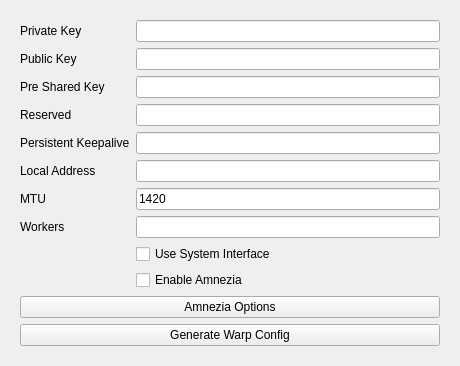
<?xml version="1.0" encoding="UTF-8"?>
<ui version="4.0">
 <class>EditWireguard</class>
 <widget class="QWidget" name="EditWireguard">
  <property name="geometry">
   <rect>
    <x>0</x>
    <y>0</y>
    <width>460</width>
    <height>340</height>
   </rect>
  </property>
  <property name="windowTitle">
   <string notr="true">EditWireguard</string>
  </property>
  <layout class="QHBoxLayout" name="horizontalLayout">
   <item>
    <widget class="QWidget" name="widget" native="true">
     <layout class="QFormLayout" name="formLayout_3">
      <item row="0" column="0">
       <widget class="QLabel" name="private_key_l">
        <property name="text">
         <string>Private Key</string>
        </property>
        <property name="buddy">
         <cstring>private_key</cstring>
        </property>
       </widget>
      </item>
      <item row="0" column="1">
       <widget class="QLineEdit" name="private_key"/>
      </item>
      <item row="1" column="0">
       <widget class="QLabel" name="public_key_l">
        <property name="text">
         <string>Public Key</string>
        </property>
        <property name="buddy">
         <cstring>public_key</cstring>
        </property>
       </widget>
      </item>
      <item row="1" column="1">
       <widget class="QLineEdit" name="public_key"/>
      </item>
      <item row="2" column="0">
       <widget class="QLabel" name="preshared_key_l">
        <property name="text">
         <string>Pre Shared Key</string>
        </property>
        <property name="buddy">
         <cstring>preshared_key</cstring>
        </property>
       </widget>
      </item>
      <item row="2" column="1">
       <widget class="QLineEdit" name="preshared_key"/>
      </item>
      <item row="3" column="0">
       <widget class="QLabel" name="reserved_l">
        <property name="text">
         <string>Reserved</string>
        </property>
        <property name="buddy">
         <cstring>reserved</cstring>
        </property>
       </widget>
      </item>
      <item row="3" column="1">
       <widget class="QLineEdit" name="reserved"/>
      </item>
      <item row="4" column="0">
       <widget class="QLabel" name="label">
        <property name="toolTip">
         <string>&lt;html&gt;&lt;head/&gt;&lt;body&gt;&lt;p&gt;persistent_keepalive_interval in seconds, or an AmneziaWG range such as 22-30&lt;/p&gt;&lt;/body&gt;&lt;/html&gt;</string>
        </property>
        <property name="whatsThis">
         <string>&lt;html&gt;&lt;head/&gt;&lt;body&gt;&lt;p&gt;&lt;br/&gt;&lt;/p&gt;&lt;/body&gt;&lt;/html&gt;</string>
        </property>
        <property name="text">
         <string>Persistent Keepalive</string>
        </property>
        <property name="buddy">
         <cstring>persistent_keepalive</cstring>
        </property>
       </widget>
      </item>
      <item row="4" column="1">
       <widget class="QLineEdit" name="persistent_keepalive"/>
      </item>
      <item row="5" column="0">
       <widget class="QLabel" name="local_addr_l">
        <property name="toolTip">
         <string>&lt;html&gt;&lt;head/&gt;&lt;body&gt;&lt;p&gt;comma seperated list of subnets&lt;/p&gt;&lt;/body&gt;&lt;/html&gt;</string>
        </property>
        <property name="text">
         <string>Local Address</string>
        </property>
        <property name="buddy">
         <cstring>local_addr</cstring>
        </property>
       </widget>
      </item>
      <item row="5" column="1">
       <widget class="QLineEdit" name="local_addr"/>
      </item>
      <item row="6" column="0">
       <widget class="QLabel" name="mtu_l">
        <property name="text">
         <string>MTU</string>
        </property>
        <property name="buddy">
         <cstring>mtu</cstring>
        </property>
       </widget>
      </item>
      <item row="6" column="1">
       <widget class="QLineEdit" name="mtu">
        <property name="text">
         <string>1420</string>
        </property>
       </widget>
      </item>
      <item row="7" column="0">
       <widget class="QLabel" name="workers_l">
        <property name="text">
         <string>Workers</string>
        </property>
        <property name="buddy">
         <cstring>workers</cstring>
        </property>
       </widget>
      </item>
      <item row="7" column="1">
       <widget class="QLineEdit" name="workers"/>
      </item>
      <item row="8" column="1">
       <widget class="QCheckBox" name="sys_ifc">
        <property name="text">
         <string>Use System Interface</string>
        </property>
       </widget>
      </item>
      <item row="9" column="1">
       <widget class="QCheckBox" name="enable_amnezia">
        <property name="text">
         <string>Enable Amnezia</string>
        </property>
       </widget>
      </item>
      <item row="10" column="0" colspan="2">
       <widget class="QPushButton" name="amnezia_options">
        <property name="toolTip">
         <string>Edit the AmneziaWG obfuscation parameters (junk packets, magic headers, signatures).</string>
        </property>
        <property name="text">
         <string>Amnezia Options</string>
        </property>
       </widget>
      </item>
      <item row="11" column="0" colspan="2">
       <widget class="QPushButton" name="warp_autogen">
        <property name="toolTip">
         <string>Generate a Cloudflare WARP account and fill the key, address and endpoint fields above.</string>
        </property>
        <property name="text">
         <string>Generate Warp Config</string>
        </property>
       </widget>
      </item>
     </layout>
    </widget>
   </item>
  </layout>
 </widget>
 <tabstops>
  <tabstop>private_key</tabstop>
  <tabstop>public_key</tabstop>
  <tabstop>preshared_key</tabstop>
  <tabstop>reserved</tabstop>
  <tabstop>persistent_keepalive</tabstop>
  <tabstop>local_addr</tabstop>
  <tabstop>mtu</tabstop>
  <tabstop>workers</tabstop>
  <tabstop>sys_ifc</tabstop>
  <tabstop>enable_amnezia</tabstop>
  <tabstop>amnezia_options</tabstop>
  <tabstop>warp_autogen</tabstop>
 </tabstops>
 <resources/>
 <connections/>
</ui>
